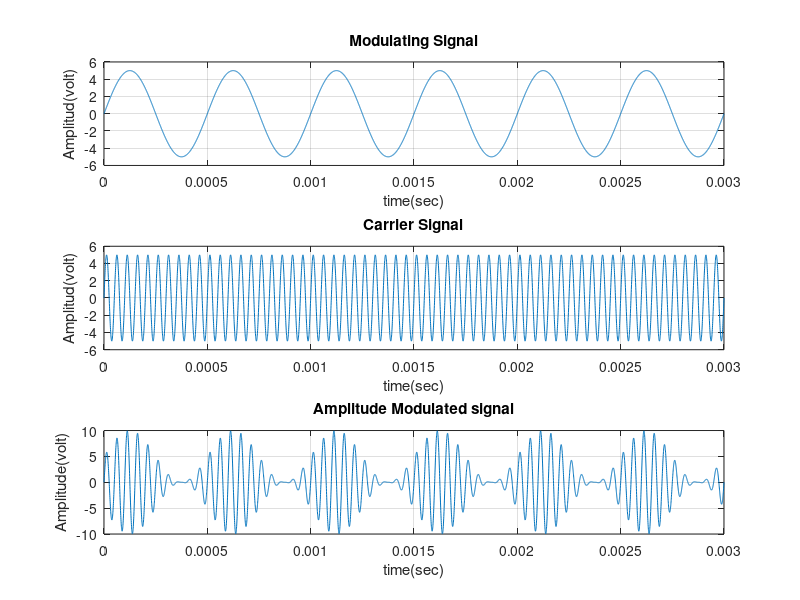

MATLAB code to generate this figure:
m = 1
if (0>m||m>1)
error("m may be less than or equal to one and greater than to zero"); 
end


%XXXXXXXXXXXXXXXXX modulating signal generation XXXXXXXXXXXXXXXXXXXXXXXXXX

Am=5; % Amplitude of modulating signal
fa=2000; % Frequency of modulating signal
Ta=1/fa; % Time period of modulating signal
t=0:Ta/999:6*Ta; % Total time for simulation
ym=Am*sin(2*pi*fa*t); % Eqation of modulating signal
figure(1)
subplot(3,1,1); 
plot(t,ym), grid on;% Graphical representation of Modulating signal
title ("Modulating Signal");
xlabel ("time(sec)");
ylabel ("Amplitud(volt)");


%XXXXXXXXXXXXXXXXXXXXX carrier signal generation XXXXXXXXXXXXXXXXXXXXXXXXXX

Ac=Am/m;% Amplitude of carrier signal [ where, modulation Index (m)=Am/Ac ]
fc=fa*10;% Frequency of carrier signal
Tc=1/fc;% Time period of carrier signal
yc=Ac*sin(2*pi*fc*t);% Eqation of carrier signal
subplot(3,1,2);
plot(t,yc), grid on;% Graphical representation of carrier signal
title (" Carrier Signal ");
xlabel (" time(sec) ");
ylabel (" Amplitud(volt) ");


%XXXXXXXXXXXXXXXXXXXXXXXXXXXXXX AM Modulation XXXXXXXXXXXXXXXXXXXXXXXXXXXXX

y=Ac*(1+m*sin(2*pi*fa*t)).*sin(2*pi*fc*t); % Equation of Amplitude
%modulated signal
subplot(3,1,3);
plot(t,y);% Graphical representation of AM signal
title ("Amplitude Modulated signal");
xlabel ("time(sec)");
ylabel ("Amplitude(volt)");
grid on;
